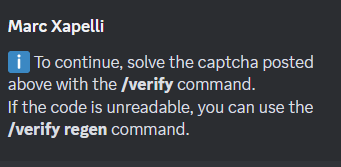
#> input picture captcha.PNG, 341 x 167 px
$ python -i captcha.py   (imports and definitions only)
#> lines starting #> are read from the running program, lines starting #| are printed output that depends on the picture
from PIL import Image, ImageEnhance, ImageFilter
import pytesseract

pytesseract.pytesseract.tesseract_cmd = r'C:\Program Files\Tesseract-OCR\tesseract.exe'  # Adjust the path if it's different on your machine

# ... rest of your code, including the solve_captcha function

def solve_captcha(image_path):
    # Open the image
#> called with image_path = 'captcha.PNG'
    image = Image.open(image_path)
#> image is the input picture: PIL image 341x167 RGBA; mean R, G, B, A 57, 59.6, 64.6, 255

    #image = image.resize((width * 0.5, height * 0.5), Image.BICUBIC)
    # Convert the image to grayscale
    #image = image.convert('L')

    image = image.filter(ImageFilter.MedianFilter(size=3))
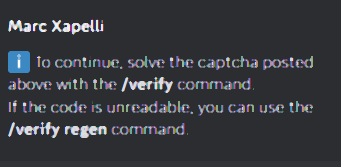
#> image: PIL image 341x167 RGBA; mean R, G, B, A 54.3, 56.7, 62.2, 255


    threshold = 150
    image = image.point(lambda p: p > threshold and 255)
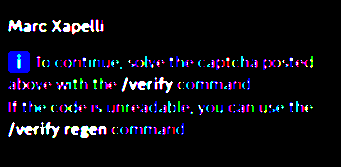
#> image: PIL image 341x167 RGBA; mean R, G, B, A 12.4, 11.5, 18.8, 255


    # Enhance the contrast of the image
    enhancer = ImageEnhance.Contrast(image)
    image = enhancer.enhance(2)

    # Apply a filter to reduce noise
    image = image.filter(ImageFilter.MedianFilter(5))
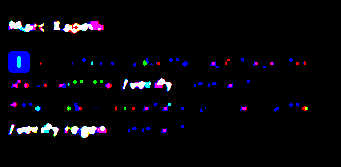
#> image: PIL image 341x167 RGBA; mean R, G, B, A 6.9, 5.6, 11.2, 255

    # Use tesseract to do OCR on the processed image
#> (the run stopped early here; a loop or call above may not have finished)
